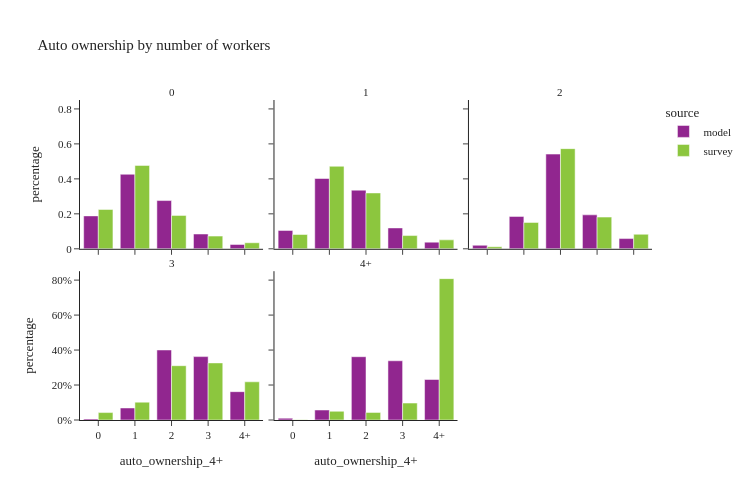

The code cell stored with this chart in its notebook:
### Code cell
util.plot_share_facetbar(hh_data, 'hh_weight', share_col="auto_ownership_4+", title="Auto ownership by number of workers", 
                            facet_col="num_workers_4+", facet_col_wrap=3, height=500, orientation='v')

### Figure 1 — Plotly figure (JSON) as saved in the notebook; plotly's stock layout.template omitted (floating-point values rounded to 4 significant figures)
{"data": [{"alignmentgroup": "True", "customdata": [[70269], [159169], [103035], [31600], [9284]], "hovertemplate": "source=model<br>num_workers_4+=0<br>auto_ownership_4+=%{x}<br>percentage=%{y}<br>sample_size=%{customdata[0]}<extra></extra>", "legendgroup": "model", "marker": {"color": "#91268F", "pattern": {"shape": ""}}, "name": "model", "offsetgroup": "model", "orientation": "v", "showlegend": true, "textposition": "auto", "type": "bar", "x": ["0", "1", "2", "3", "4+"], "xaxis": "x4", "y": [0.1882, 0.4263, 0.276, 0.08464, 0.02487], "yaxis": "y4"}, {"alignmentgroup": "True", "customdata": [[71275], [272483], [227318], [80914], [25851]], "hovertemplate": "source=model<br>num_workers_4+=1<br>auto_ownership_4+=%{x}<br>percentage=%{y}<br>sample_size=%{customdata[0]}<extra></extra>", "legendgroup": "model", "marker": {"color": "#91268F", "pattern": {"shape": ""}}, "name": "model", "offsetgroup": "model", "orientation": "v", "showlegend": false, "textposition": "auto", "type": "bar", "x": ["0", "1", "2", "3", "4+"], "xaxis": "x5", "y": [0.1052, 0.402, 0.3354, 0.1194, 0.03814], "yaxis": "y5"}, {"alignmentgroup": "True", "customdata": [[11250], [103446], [302244], [108345], [32642]], "hovertemplate": "source=model<br>num_workers_4+=2<br>auto_ownership_4+=%{x}<br>percentage=%{y}<br>sample_size=%{customdata[0]}<extra></extra>", "legendgroup": "model", "marker": {"color": "#91268F", "pattern": {"shape": ""}}, "name": "model", "offsetgroup": "model", "orientation": "v", "showlegend": false, "textposition": "auto", "type": "bar", "x": ["0", "1", "2", "3", "4+"], "xaxis": "x6", "y": [0.02016, 0.1854, 0.5417, 0.1942, 0.05851], "yaxis": "y6"}, {"alignmentgroup": "True", "customdata": [[386], [4320], [25172], [22783], [10185]], "hovertemplate": "source=model<br>num_workers_4+=3<br>auto_ownership_4+=%{x}<br>percentage=%{y}<br>sample_size=%{customdata[0]}<extra></extra>", "legendgroup": "model", "marker": {"color": "#91268F", "pattern": {"shape": ""}}, "name": "model", "offsetgroup": "model", "orientation": "v", "showlegend": false, "textposition": "auto", "type": "bar", "x": ["0", "1", "2", "3", "4+"], "xaxis": "x", "y": [0.006142, 0.06874, 0.4005, 0.3625, 0.1621], "yaxis": "y"}, {"alignmentgroup": "True", "customdata": [[674], [3670], [23222], [21730], [14858]], "hovertemplate": "source=model<br>num_workers_4+=4+<br>auto_ownership_4+=%{x}<br>percentage=%{y}<br>sample_size=%{customdata[0]}<extra></extra>", "legendgroup": "model", "marker": {"color": "#91268F", "pattern": {"shape": ""}}, "name": "model", "offsetgroup": "model", "orientation": "v", "showlegend": false, "textposition": "auto", "type": "bar", "x": ["0", "1", "2", "3", "4+"], "xaxis": "x2", "y": [0.01051, 0.05721, 0.362, 0.3387, 0.2316], "yaxis": "y2"}, {"alignmentgroup": "True", "customdata": [[236], [422], [243], [77], [27]], "hovertemplate": "source=survey<br>num_workers_4+=0<br>auto_ownership_4+=%{x}<br>percentage=%{y}<br>sample_size=%{customdata[0]}<extra></extra>", "legendgroup": "survey", "marker": {"color": "#8CC63E", "pattern": {"shape": ""}}, "name": "survey", "offsetgroup": "survey", "orientation": "v", "showlegend": true, "textposition": "auto", "type": "bar", "x": ["0", "1", "2", "3", "4+"], "xaxis": "x4", "y": [0.2249, 0.4769, 0.1911, 0.07261, 0.03453], "yaxis": "y4"}, {"alignmentgroup": "True", "customdata": [[333], [878], [315], [67], [34]], "hovertemplate": "source=survey<br>num_workers_4+=1<br>auto_ownership_4+=%{x}<br>percentage=%{y}<br>sample_size=%{customdata[0]}<extra></extra>", "legendgroup": "survey", "marker": {"color": "#8CC63E", "pattern": {"shape": ""}}, "name": "survey", "offsetgroup": "survey", "orientation": "v", "showlegend": false, "textposition": "auto", "type": "bar", "x": ["0", "1", "2", "3", "4+"], "xaxis": "x5", "y": [0.08182, 0.472, 0.3194, 0.07574, 0.05106], "yaxis": "y5"}, {"alignmentgroup": "True", "customdata": [[63], [371], [519], [105], [40]], "hovertemplate": "source=survey<br>num_workers_4+=2<br>auto_ownership_4+=%{x}<br>percentage=%{y}<br>sample_size=%{customdata[0]}<extra></extra>", "legendgroup": "survey", "marker": {"color": "#8CC63E", "pattern": {"shape": ""}}, "name": "survey", "offsetgroup": "survey", "orientation": "v", "showlegend": false, "textposition": "auto", "type": "bar", "x": ["0", "1", "2", "3", "4+"], "xaxis": "x6", "y": [0.01169, 0.1509, 0.5729, 0.1814, 0.0831], "yaxis": "y6"}, {"alignmentgroup": "True", "customdata": [[6], [15], [31], [35], [20]], "hovertemplate": "source=survey<br>num_workers_4+=3<br>auto_ownership_4+=%{x}<br>percentage=%{y}<br>sample_size=%{customdata[0]}<extra></extra>", "legendgroup": "survey", "marker": {"color": "#8CC63E", "pattern": {"shape": ""}}, "name": "survey", "offsetgroup": "survey", "orientation": "v", "showlegend": false, "textposition": "auto", "type": "bar", "x": ["0", "1", "2", "3", "4+"], "xaxis": "x", "y": [0.04247, 0.1021, 0.3106, 0.3264, 0.2184], "yaxis": "y"}, {"alignmentgroup": "True", "customdata": [[1], [8], [6], [5], [13]], "hovertemplate": "source=survey<br>num_workers_4+=4+<br>auto_ownership_4+=%{x}<br>percentage=%{y}<br>sample_size=%{customdata[0]}<extra></extra>", "legendgroup": "survey", "marker": {"color": "#8CC63E", "pattern": {"shape": ""}}, "name": "survey", "offsetgroup": "survey", "orientation": "v", "showlegend": false, "textposition": "auto", "type": "bar", "x": ["0", "1", "2", "3", "4+"], "xaxis": "x2", "y": [0.001362, 0.04979, 0.04348, 0.09689, 0.8085], "yaxis": "y2"}], "layout": {"annotations": [{"font": {}, "showarrow": false, "text": "3", "x": 0.16, "xanchor": "center", "xref": "paper", "y": 0.465, "yanchor": "bottom", "yref": "paper"}, {"font": {}, "showarrow": false, "text": "4+", "x": 0.5, "xanchor": "center", "xref": "paper", "y": 0.465, "yanchor": "bottom", "yref": "paper"}, {"font": {}, "showarrow": false, "text": "0", "x": 0.16, "xanchor": "center", "xref": "paper", "y": 1.0, "yanchor": "bottom", "yref": "paper"}, {"font": {}, "showarrow": false, "text": "1", "x": 0.5, "xanchor": "center", "xref": "paper", "y": 1.0, "yanchor": "bottom", "yref": "paper"}, {"font": {}, "showarrow": false, "text": "2", "x": 0.84, "xanchor": "center", "xref": "paper", "y": 1.0, "yanchor": "bottom", "yref": "paper"}], "barmode": "group", "height": 500, "legend": {"title": {"text": "source"}, "tracegroupgap": 0}, "title": {"text": "Auto ownership by number of workers"}, "width": 750, "xaxis": {"anchor": "y", "domain": [0.0, 0.32], "title": {"text": "auto_ownership_4+"}}, "xaxis2": {"anchor": "y2", "domain": [0.34, 0.66], "matches": "x", "title": {"text": "auto_ownership_4+"}}, "xaxis3": {"anchor": "y3", "domain": [0.68, 1.0], "matches": "x", "title": {"text": "auto_ownership_4+"}}, "xaxis4": {"anchor": "y4", "domain": [0.0, 0.32], "matches": "x", "showticklabels": false}, "xaxis5": {"anchor": "y5", "domain": [0.34, 0.66], "matches": "x", "showticklabels": false}, "xaxis6": {"anchor": "y6", "domain": [0.68, 1.0], "matches": "x", "showticklabels": false}, "yaxis": {"anchor": "x", "domain": [0.0, 0.465], "tickformat": ".0%", "title": {"text": "percentage"}}, "yaxis2": {"anchor": "x2", "domain": [0.0, 0.465], "matches": "y", "showticklabels": false, "tickformat": ".0%"}, "yaxis3": {"anchor": "x3", "domain": [0.0, 0.465], "matches": "y", "showticklabels": false}, "yaxis4": {"anchor": "x4", "domain": [0.535, 1.0], "matches": "y", "title": {"text": "percentage"}}, "yaxis5": {"anchor": "x5", "domain": [0.535, 1.0], "matches": "y", "showticklabels": false}, "yaxis6": {"anchor": "x6", "domain": [0.535, 1.0], "matches": "y", "showticklabels": false}}}
